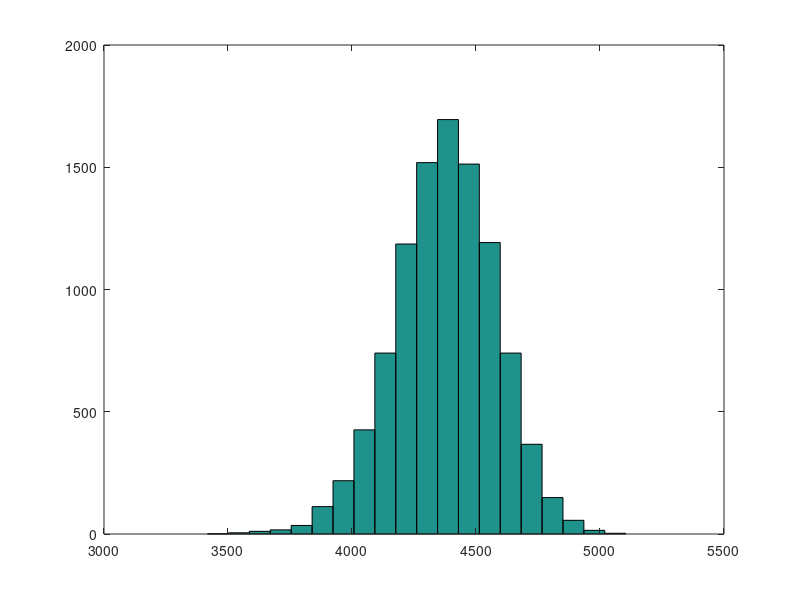

Reproduce this figure in MATLAB. (Note: this script raises an error after producing the figure.)
function simGarch()
% simulates for a given horizon trajectories and fits a smoothed density
% the density is a kernel fit
% parameters correspond to the last 3000 observations of the FTSE 1000
clc;
cla;
m =0.0188;
w =0.0089;
ap=0.0047;
an=0.0854;
be=0.9369;
nu=14.8537;
sig0 = 0.9557;
S0   = 4357.53;

NbD  = 20; %time horizon in days
NSim = 10000;

xt = trnd(nu,NbD,NSim); %simulate following a Student-t
Rt = ones(NbD,NSim)*m; % initialize at mean
Sigt2=zeros(NbD,NSim); % place holder for variance
Sigt2(1,:)=(sig0^2).*ones(1,NSim);

xt2=xt.^2;
for  i = 2:NbD
    ep = xt(i-1,:)> 0;
    en = xt(i-1,:)<=0;
    Sigt2(i,:) = w + ap.*ep.*xt2(i-1,:) + an.*en.*xt2(i-1,:) + Sigt2(i-1,:)*be; 
end

Rt = Rt + sqrt(Sigt2).*xt;
ST = S0.*exp(sum(Rt/100) ); % get time T and don't forget the scaling of the data
hist(ST,20)

dz=10;
z=3800:dz:5100; z=z';
kernz = kern(ST,-.65,z);
kernz = kernz/(sum(kernz)*dz);
plot(z,kernz)

%subD=kernz;
%save subD;
